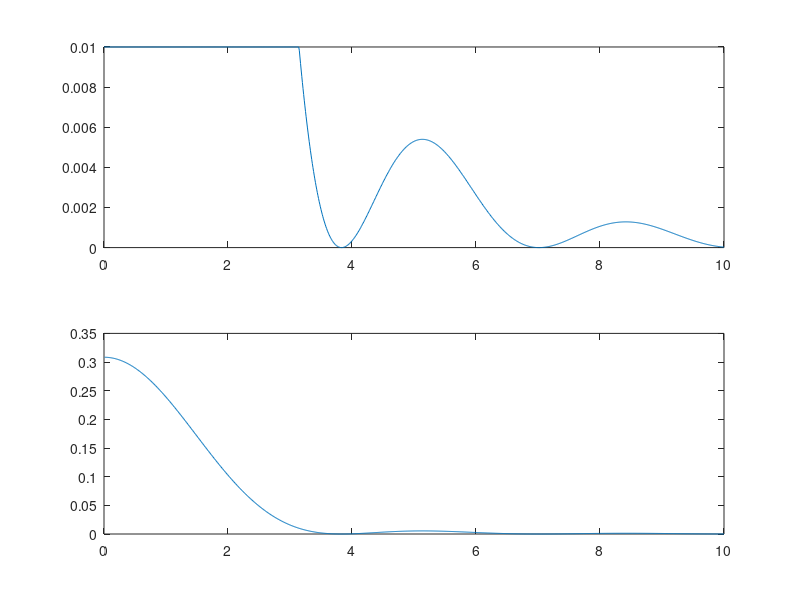
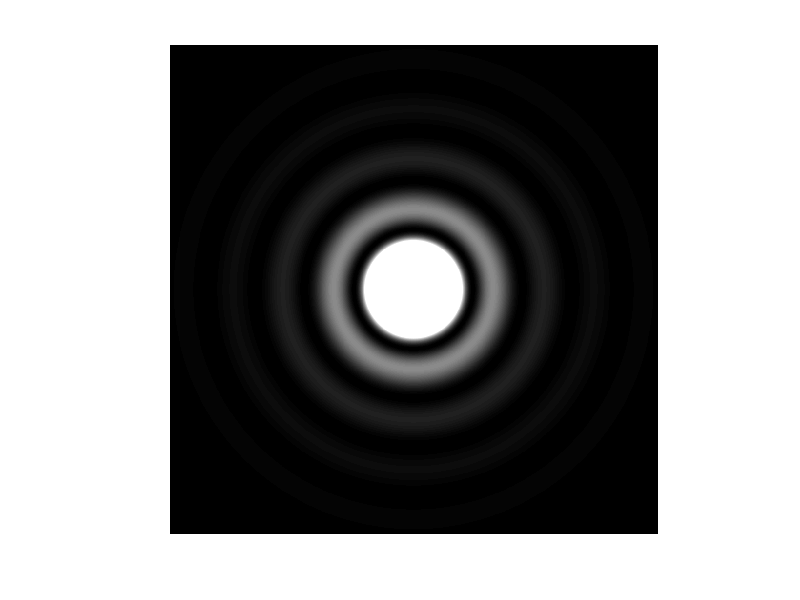
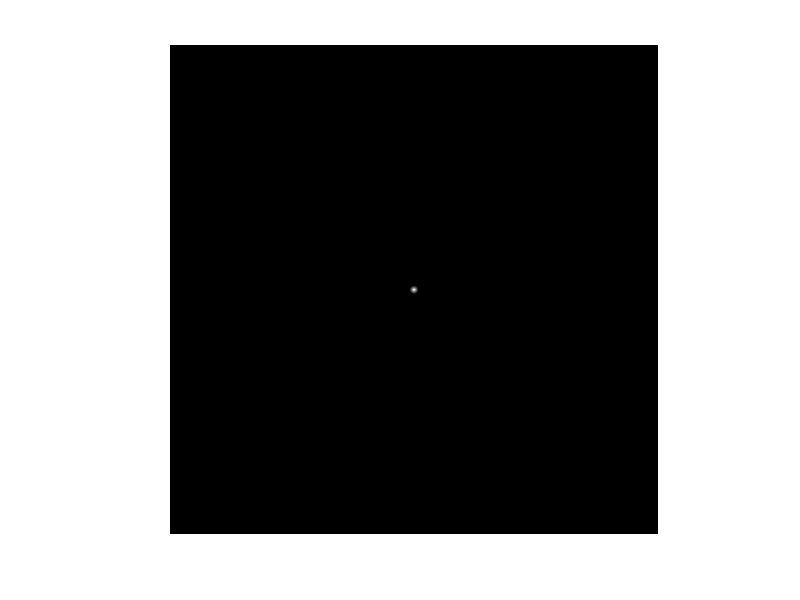
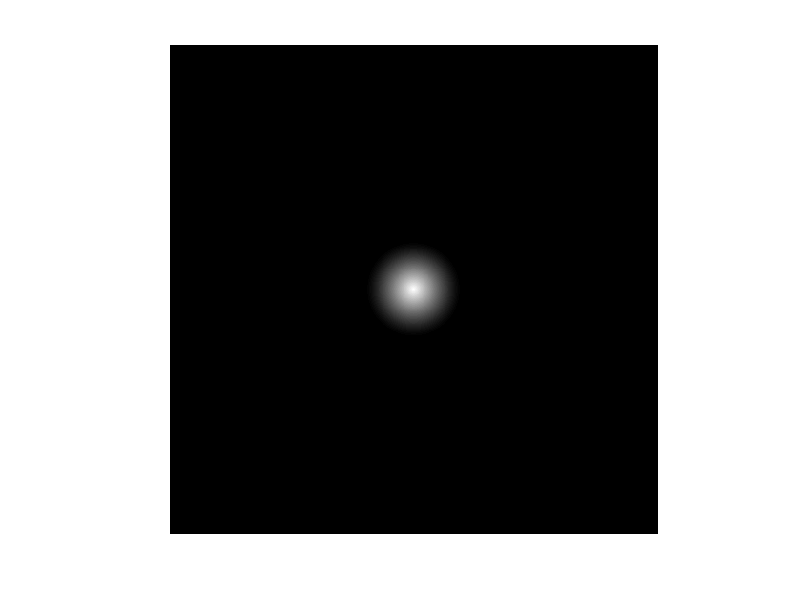

Recreate these plots in MATLAB, in order.
%%
r = 0:0.01:10;
D = 1;
f = 1;
lambda = 1;
c=pi*pi *D.^4/ 32/f/f;

%%
K = c* (2*besselj(1,r)./r).^2;
a = 5;
b=0.01;
[X,Y] = meshgrid((-a:b:a)+0.01,(-a:b:a+0.01));
R = sqrt(X.^2+Y.^2)*D*pi/lambda/f;
rho = sqrt(X.^2+Y.^2);
K_f = (acos(rho) - rho.*sqrt(1-rho.*rho)).*(rho<1);
Im = c*(2*besselj(1,R)./R).^2;

figure(1);
subplot(2,1,1)
plot(r,min(K,0.01))
subplot(2,1,2);
plot(r,K);

figure(2);
imshow(min(Im,0.01),[])
figure(3);
imshow(abs(fftshift(fft2(Im))),[])
figure(4);
imshow(real(K_f),[])